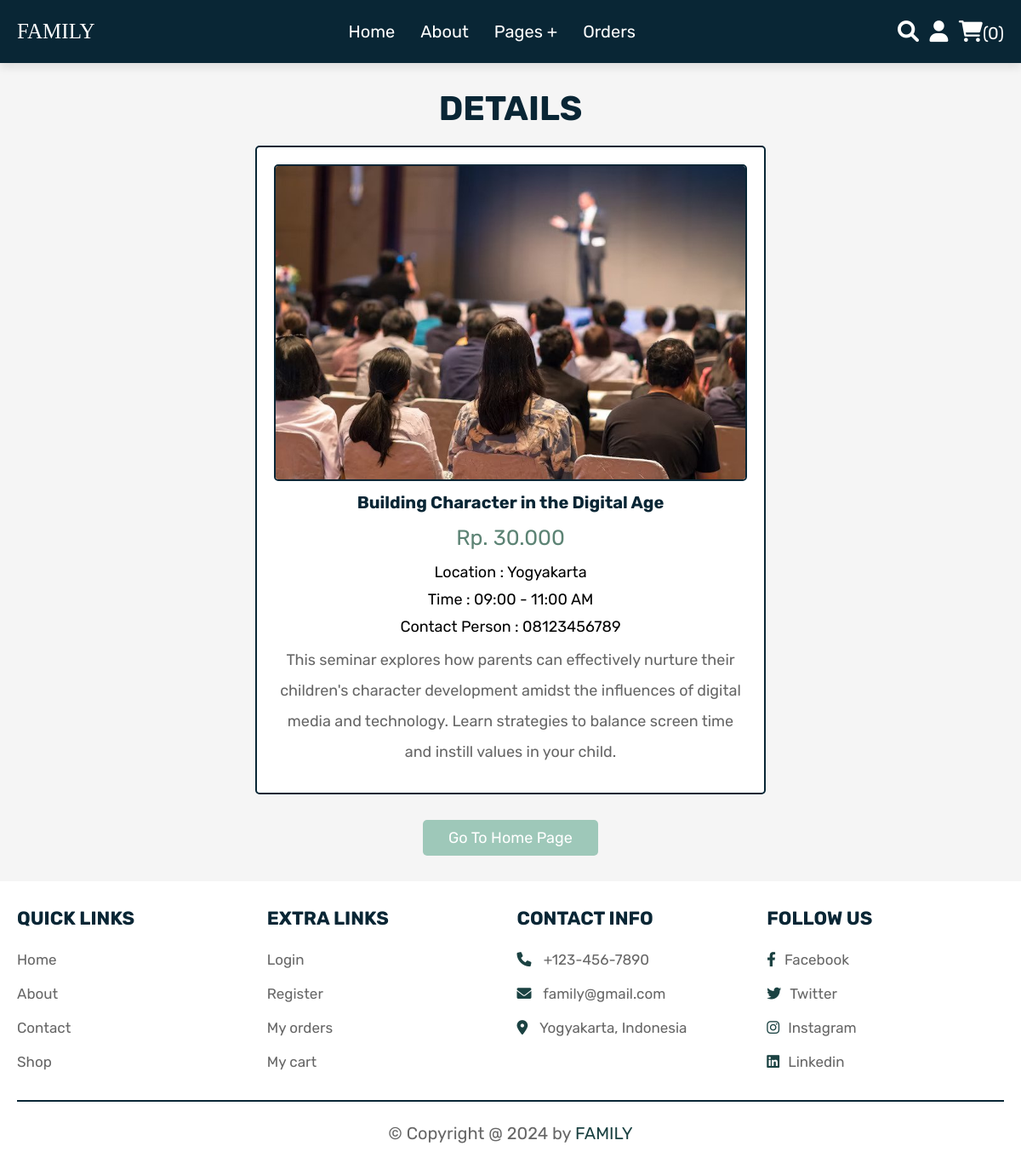
Screenshot of /view_page.php?pid=8 with the database file from the repository.
### tables this page shows
CREATE TABLE `seminar` (
  `id` int(11) NOT NULL,
  `name` varchar(100) NOT NULL,
  `location` varchar(255) NOT NULL,
  `time` varchar(255) NOT NULL,
  `price` varchar(255) NOT NULL,
  `contact` varchar(255) NOT NULL,
  `details` varchar(500) NOT NULL,
  `image` varchar(100) NOT NULL
);

### view_page.php (the view, shortened to what this page needs)
<!DOCTYPE html>
<html lang="en">
<head>
   <link rel="stylesheet" href="https://cdnjs.cloudflare.com/ajax/libs/font-awesome/6.0.0/css/all.min.css">
   <link rel="stylesheet" href="css/style.css">
</head>
<body>
<?php @include 'header.php'; ?>
<section class="quick-view">
    <h1 class="title">details</h1>
    <?php
        if(isset($_GET['pid'])){
            $pid = $_GET['pid'];
    ?>
    <?php
            $select_seminar = mysqli_query($conn, "SELECT * FROM `seminar` WHERE id = '$pid'") or die('query failed');
            if(mysqli_num_rows($select_seminar) > 0){
                while($fetch_products = mysqli_fetch_assoc($select_seminar)){
                    $product_price = isset($fetch_products['price']) ? floatval($fetch_products['price']) : 0;
    ?>
    <form action="" method="POST">
         <img src="uploaded_img/<?php echo $fetch_products['image']; ?>" alt="" class="image" style="max-width: 100%; height: auto;">
         <div class="name" style="font-weight: bold;"><?php echo $fetch_products['name']; ?></div>
         <div class="price">Rp. <?php echo number_format($product_price, 0, ',', '.'); ?></div>
         <div class="location" style="font-size: 18px; padding-top: 10px;">Location : <?php echo $fetch_products['location']; ?></div>
         <div class="time" style="font-size: 18px; padding-top: 10px;">Time : <?php echo $fetch_products['time']; ?></div>
         <div class="contact" style="font-size:18px; padding-top: 10px;">Contact Person : <?php echo $fetch_products['contact']; ?></div>
         <div class="details" style="font-size:18px;"><?php echo $fetch_products['details']; ?></div>
      </form>
    <?php
                }
            }
        }
    ?>
    <div class="more-btn">
        <a href="home.php" class="option-btn">go to home page</a>
    </div>
</section>
<?php @include 'footer.php'; ?>
</body>
</html>

### css/style.css (style rules this page uses)
:root { --green:#1B4242; --red:#5C8374; --orange:#9EC8B9; --black:#092635; --white:#fff; --light-color:#666; --light-white:#ccc; --light-bg:#f5f5f5; --border:.2rem solid var(--black); --box-shadow:0 .5rem 1rem rgba(0,0,0,.1); }
* { font-family: 'Rubik', sans-serif; margin:0; padding:0; box-sizing: border-box; outline: none; border:none; text-decoration: none; transition:all .2s linear; }
html { font-size: 62.5%; overflow-x: hidden; scroll-behavior: smooth; scroll-padding-top: 6.5rem; }
body { background: var(--light-bg); }
section { padding:3rem 2rem; }
.btn, .delete-btn, .option-btn { display: inline-block; border-radius: .5rem; margin-top: 1rem; font-size: 1.8rem; color:var(--white); cursor: pointer; padding:1rem 3rem; text-transform: capitalize; }
.option-btn { background-color: var(--orange); }
.more-btn { margin-top: 2rem; text-align: center; }
.title { text-align: center; margin-bottom: 2rem; color:var(--black); text-transform: uppercase; font-size: 4rem; }
.quick-view form { max-width: 60rem; padding:2rem; text-align: center; border:var(--border); box-shadow: var(--border); border-radius: .5rem; background-color: var(--white); margin:0 auto; }
.quick-view form .image { height: 33rem; border:var(--border); border-radius: .5rem; }
.quick-view form .name { margin:1rem 0; font-size: 2rem; color:var(--black); }
.quick-view form .price { color:var(--red); font-size: 2.5rem; padding:.5rem 0; }
.quick-view form .details { padding:1rem 0; font-size: 1.5rem; color:var(--light-color); line-height: 2; }

### rows the page displays
seminar: image (picture), name "Building Character in the Digital Age", price "30.000", location "Yogyakarta", time "09:00 - 11:00 AM", contact "08123456789", details "This seminar explores how parents can effectively nurture their children's character development amidst the influences of digital media and technology. Learn strategies to balance screen time and instill values in your child."
